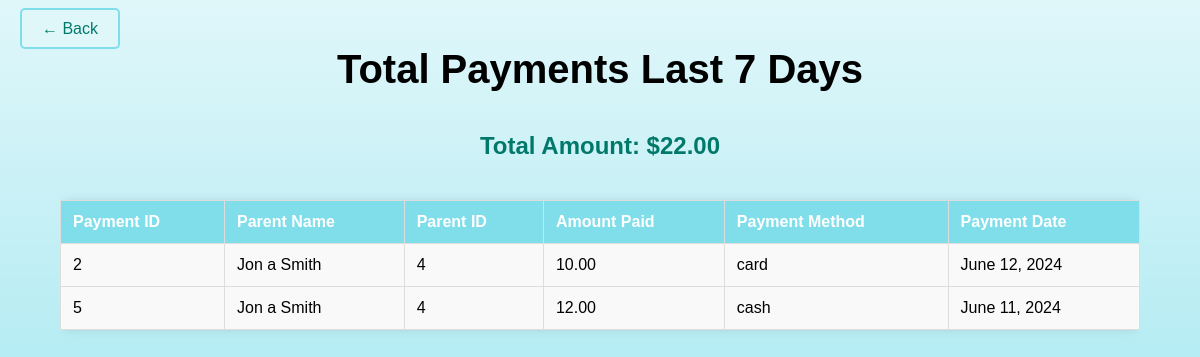
Page /myapp/payments/last-7-days/ on the earlier database version.
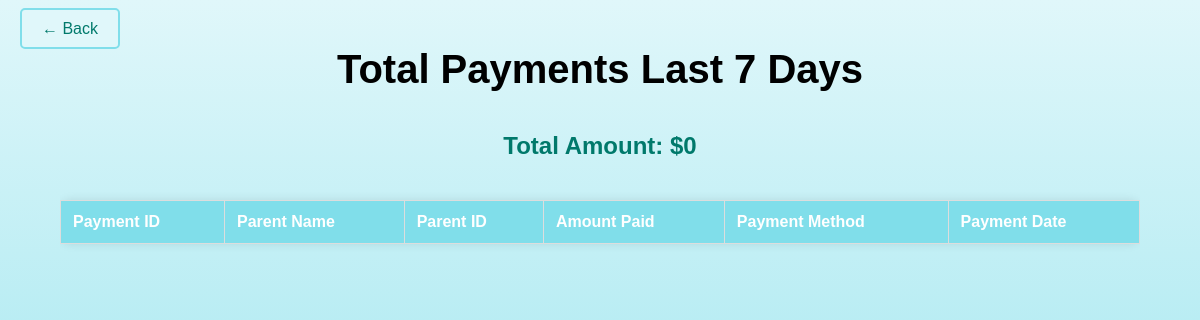
Same page on the later database version.
### myapp/models.py (models this page shows, shortened)
class Payment(models.Model):
    parent = models.ForeignKey(Parent, on_delete=models.CASCADE)
    amount_paid = models.DecimalField(max_digits=10, decimal_places=2)
    payment_method = models.CharField(max_length=50)
    payment_date = models.DateField()

class Parent(models.Model):
    first_name = models.CharField(max_length=50)
    middle_name = models.CharField(max_length=50, blank=True, null=True)
    last_name = models.CharField(max_length=50)
    phone_number = models.CharField(max_length=15)
    street_address = models.CharField(max_length=100)
    city = models.CharField(max_length=50)
    zip_code = models.CharField(max_length=10)
    state = models.CharField(max_length=50)
    email = models.EmailField()

### myapp/views.py (the view)
# urls.py: path('payments/last-7-days/', views.payments_last_7_days, name='payments_last_7_days'),
def payments_last_7_days(request):
    today = timezone.now().date()
    seven_days_ago = today - timedelta(days=7)
    payments = Payment.objects.filter(payment_date__range=[seven_days_ago, today])
    total_amount = sum(payment.amount_paid for payment in payments)
    context = {
        'total_amount': total_amount,
        'payments': payments,
    }
    return render(request, 'payments_last_7_days.html', context)

### myapp/templates/payments_last_7_days.html (shortened to what this page needs)
<!DOCTYPE html>
<html lang="en">
<head>
</head>
<body>
    <div class="container">
        <div class="back-button">
            <a href="{% url 'payment_list' %}" class="button">&larr; Back</a>
        </div>
        <h1>Total Payments Last 7 Days</h1>
        <h2>Total Amount: ${{ total_amount }}</h2>
        <div class="table-container">
            <table>
                <thead>
                    <tr>
                        <th>Payment ID</th>
                        <th>Parent Name</th>
                        <th>Parent ID</th>
                        <th>Amount Paid</th>
                        <th>Payment Method</th>
                        <th>Payment Date</th>
                    </tr>
                </thead>
                <tbody>
                    {% for payment in payments %}
                    <tr>
                        <td>{{ payment.id }}</td>
                        <td>{{ payment.parent.first_name }} {{ payment.parent.middle_name }} {{ payment.parent.last_name }}</td>
                        <td>{{ payment.parent.id }}</td>
                        <td>{{ payment.amount_paid }}</td>
                        <td>{{ payment.payment_method }}</td>
                        <td>{{ payment.payment_date }}</td>
                    </tr>
                    {% endfor %}
                </tbody>
            </table>
        </div>
    </div>
</body>
</html>

Differences in the rows shown:
removed Payment: id "2", parent.first_name "Jon", parent.middle_name "a", parent.last_name "Smith", parent.id "4", amount_paid "10.00", payment_method "card", payment_date "June 12, 2024"
removed Payment: id "5", parent.first_name "Jon", parent.middle_name "a", parent.last_name "Smith", parent.id "4", amount_paid "12.00", payment_method "cash", payment_date "June 11, 2024"
Other differences:
{{ total_amount }}: "22.00" → "0"
